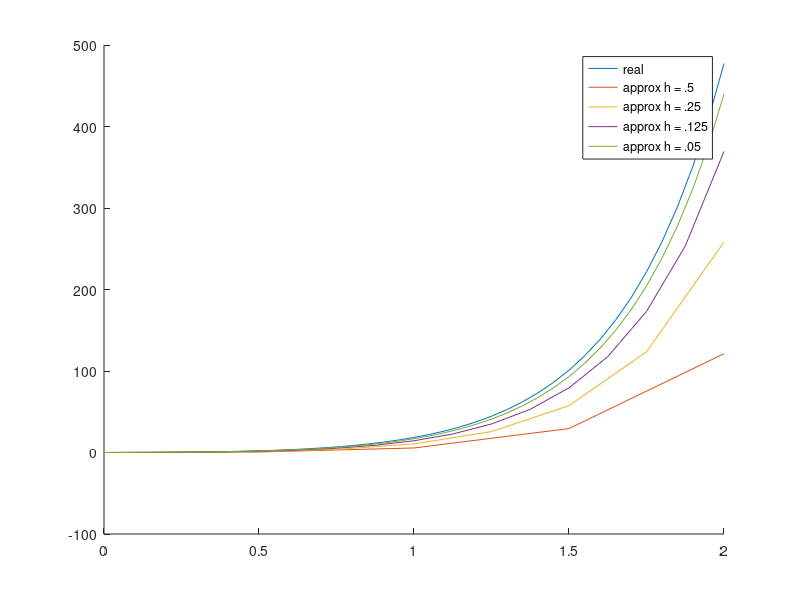

MATLAB code for this plot: (Note: this script raises an error after producing the figure.)
% Use improved euler method to approx set of points on following ODE:

% d2y/dx2 - dy/dx - 6y = 50 sinx

% boundary conditions are y(0) = 0, y'(0) = 1

% approx values from x = 0 to x = 2 with h = .5, .25, .125, .05

clear all; clc;
% first points:
x = [0:.5:2];
h = 0.5;
ystar = zeros(1,5); %initialize ystar
zstar = zeros(1,5); %initialize zstar
y = zeros(1,5); %iniatlize y
z = zeros(1,5); %iniatlize z
y(1) = 0; % first value of yo
z(1) = 1; % first value of zo

for i = 1:4 %one less than length(x)
    ystar(i) = y(i) + h*z(i);
    zstar(i) = z(i) + h.*(z(i)+6.*y(i)+50.*sin(x(i)));
    y(i+1) = y(i) + (h/2)*(zstar(i) + z(i));
    z(i+1) = z(i) + (h/2)*((z(i)+6*y(i)+50.*sin(x(i))) + (zstar(i)+6*...
        ystar(i)+50.*sin(x(i))));
end

% second points:
x1 = [0:.25:2];
h1 = 0.25;
ystar1 = zeros(1,9); %initialize ystar
zstar1 = zeros(1,9); %initialize zstar
y1 = zeros(1,9); %iniatlize y
z1 = zeros(1,9); %iniatlize z
y1(1) = 0; % first value of yo
z1(1) = 1; % first value of zo

for i = 1:8 %one less than length(x)
    ystar1(i) = y1(i) + h1*z1(i);
    zstar1(i) = z1(i) + h1.*(z1(i)+6.*y1(i)+50.*sin(x1(i)));
    y1(i+1) = y1(i) + (h1/2)*(zstar1(i) + z1(i));
    z1(i+1) = z1(i) + (h1/2)*((z1(i)+6*y1(i)+50.*sin(x1(i))) + ...
        (zstar1(i)+6*ystar1(i)+50.*sin(x1(i))));
end

% third points:
x2 = [0:.125:2];
h2 = 0.125;
ystar2 = zeros(1,17); %initialize ystar
zstar2 = zeros(1,17); %initialize zstar
y2 = zeros(1,17); %iniatlize y
z2 = zeros(1,17); %iniatlize z
y2(1) = 0; % first value of yo
z2(1) = 1; % first value of zo

for i = 1:16 %one less than length(x)
    ystar2(i) = y2(i) + h2*z2(i);
    zstar2(i) = z2(i) + h2.*(z2(i)+6.*y2(i)+50.*sin(x2(i)));
    y2(i+1) = y2(i) + (h2/2)*(zstar2(i) + z2(i));
    z2(i+1) = z2(i) + (h2/2)*((z2(i)+6*y2(i)+50.*sin(x2(i))) + ...
        (zstar2(i)+6*ystar2(i)+50.*sin(x2(i))));
end

% fourth points:
x3 = [0:.05:2];
h3 = 0.05;
ystar3 = zeros(1,41); %initialize ystar
zstar3 = zeros(1,41); %initialize zstar
y3 = zeros(1,41); %iniatlize y
z3 = zeros(1,41); %iniatlize z
y3(1) = 0; % first value of yo
z3(1) = 1; % first value of zo

for i = 1:40 %one less than length(x)
    ystar3(i) = y3(i) + h3*z3(i);
    zstar3(i) = z3(i) + h3.*(z3(i)+6.*y3(i)+50.*sin(x3(i)));
    y3(i+1) = y3(i) + (h3/2)*(zstar3(i) + z3(i));
    z3(i+1) = z3(i) + (h3/2)*((z3(i)+6*y3(i)+50.*sin(x3(i))) + ...
        (zstar3(i)+6*ystar3(i)+50.*sin(x3(i))));
end


% actual solution:
xreal = [0:.05:2];
yreal = (-11/5).*exp(-2.*xreal)+(6/5).*exp(3.*xreal)-7.*sin(xreal)+...
    cos(xreal);

% plots
hold on
plot(xreal,yreal)
plot(x,y)
plot(x1,y1)
plot(x2,y2)
plot(x3,y3)

legend('real', 'approx h = .5', 'approx h = .25', 'approx h = .125', ...
    'approx h = .05')


%table of exact errors:
% absolute error = abs(y-ybar)
% at x = 1
yreal1 = (-11/5).*exp(-2.*1)+(6/5).*exp(3.*1)-7.*sin(1)+cos(1);
en(1,1) = abs(yreal1-y(3));
en(2,1) = abs(yreal1-y1(5));
en(3,1) = abs(yreal1-y2(9));
en(4,1) = abs(yreal1-y3(21));
% at x = 1.5
yreal2 = (-11/5).*exp(-2.*1.5)+(6/5).*exp(3.*1.5)-7.*sin(1.5)+cos(1.5);
en(1,2) = abs(yreal2-y(4));
en(2,2) = abs(yreal2-y1(7));
en(3,2) = abs(yreal2-y2(13));
en(4,2) = abs(yreal2-y3(31));
% at x = 2
yreal3 = (-11/5).*exp(-2.*2)+(6/5).*exp(3.*2)-7.*sin(2)+cos(2);
en(1,3) = abs(yreal3-y(5));
en(2,3) = abs(yreal3-y1(9));
en(3,3) = abs(yreal3-y2(17));
en(4,3) = abs(yreal3-y3(41));

errors1 = en(:,1);
errors2 = en(:,2);
errors3 = en(:,3);

table(errors1, errors2, errors3) % final table

